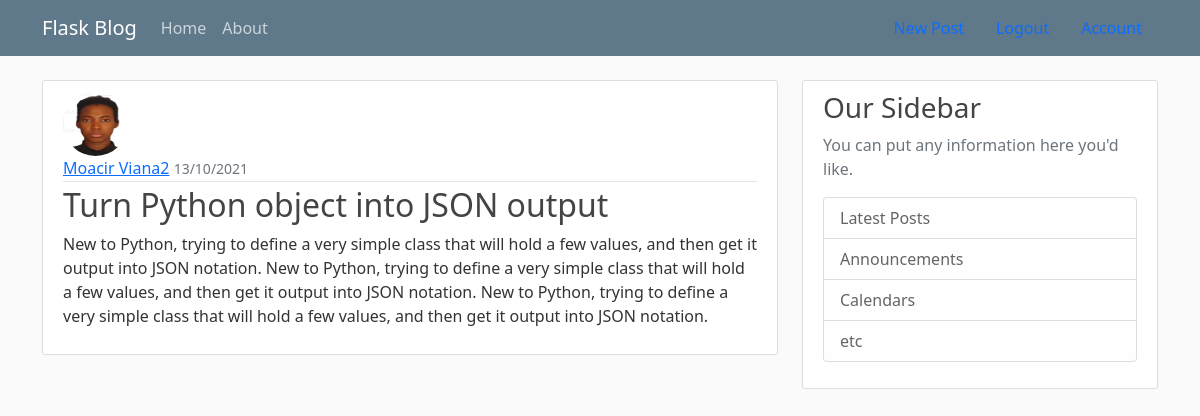
/post/6 (signed in), run on the app's committed database.
### flaskblog/models.py (models this page shows, shortened)
class User(db.Model, UserMixin):
    id = db.Column(db.Integer, primary_key=True)
    username = db.Column(db.String(20), unique=True, nullable=False)
    email = db.Column(db.String(120), unique=True, nullable=False)
    image_file = db.Column(db.String(120), nullable=False, default='default.jpg')
    password = db.Column(db.String(60), nullable=False)
    posts = db.relationship('Post', backref='author', lazy=True)

class Post(db.Model):
    id = db.Column(db.Integer, primary_key=True)
    title = db.Column(db.String(100), nullable=False)
    date_posted = db.Column(db.DateTime, nullable=False, default=datetime.utcnow)
    content = db.Column(db.Text, nullable=False)
    user_id = db.Column(db.Integer, db.ForeignKey('user.id'), nullable=False)

### flaskblog/routes.py (the view)
@app.route("/post/<int:post_id>")
@login_required
def post(post_id):
    post = Post.query.get_or_404(post_id)
    return render_template("post.html", title=post.title, post=post)

### flaskblog/models.py (called while the page is built)
@login_manager.user_loader
def load_user(user_id):
    return User.query.get(int(user_id))

### flaskblog/templates/post.html (shortened to what this page needs)
{% extends "layout.html" %}
{% block content %}
 <article class="media content-section">
  <img class="rounded-circle article-img" src="{{ url_for('static', filename='profile_pics/' + post.author.image_file)}}" />
    <div class="media-body">
      <div class="article-metadata">
        <a class="mr-2" href="{{ url_for('user_posts', username=post.author.username)}}">{{ post.author.username }}</a>
        <small class="text-muted">{{ post.date_posted.strftime('%d/%m/%Y') }}</small>
      </div>
      <h2 class="article-title">{{ post.title}}</h2>
      <p class="article-content">{{ post.content }}</p>
    </div>
  </article>
{% endblock content %}

### flaskblog/static/main.css (style rules this page uses)
body { background: #fafafa; color: #333333; margin-top: 5rem; }
h1, h2, h3, h4, h5, h6 { color: #444444; }
.content-section { background: #ffffff; padding: 10px 20px; border: 1px solid #dddddd; border-radius: 3px; margin-bottom: 20px; }
.article-title { color: #444444; }
.article-content { white-space: pre-line; }
.article-img { height: 65px; width: 65px; margin-right: 16px; }
.article-metadata { padding-bottom: 1px; margin-bottom: 4px; border-bottom: 1px solid #e3e3e3 }

### data on the page
User: image_file (picture), author.username "Moacir Viana2"
Post: date_posted "13/10/2021", title "Turn Python object into JSON output", content "New to Python, trying to define a very simple class that will hold a few values, and then get it output into JSON notation. New to Python, trying to define a very simple class that will hold a few values, and then get it output into JSON notation. New to Python, trying to define a very simple class that will hold a few values, and then get it output into JSON notation."
